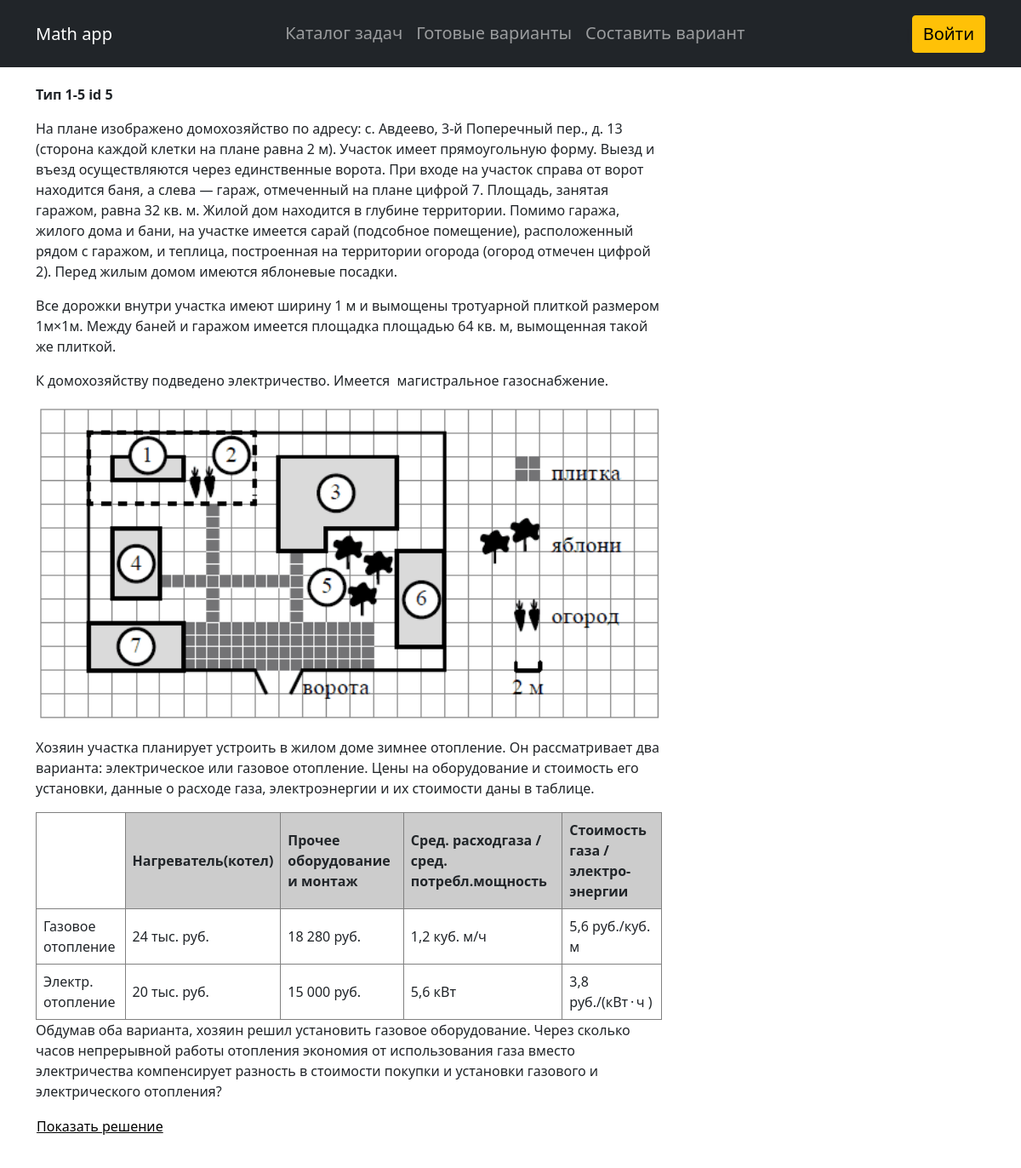
The page /math_app/test/5/ on the database its author committed.
### math_app/models.py (models this page shows, shortened)
class Test(models.Model):
    exercise = models.ForeignKey(Exercise, on_delete=models.CASCADE, verbose_name='Подвид')
    problem_text = RichTextUploadingField(blank=True, null=True)
    time_create = models.DateTimeField(auto_now_add=True)
    time_update = models.DateTimeField(auto_now=True)
    solution = RichTextUploadingField(blank=True, null=True, verbose_name='Решение')
    criteria = RichTextUploadingField(blank=True, null=True, verbose_name='Критерии')
    class Meta:
        ordering = ('exercise__subcategory__category__id',)
    def get_answers(self):
        ans_ls = []
        for ans in self.answer_set.all():
            ans_ls.append(str(ans))
        return ans_ls

class Exercise(models.Model):
    subcategory = models.ForeignKey(Subcategory, related_name='subcategory', on_delete=models.CASCADE,
                                    verbose_name='Вид')
    description = RichTextUploadingField(blank=True, null=True)
    picture = models.ImageField(blank=True, upload_to="pictures/%Y/%m/%d/")
    time_create = models.DateTimeField(auto_now_add=True)
    time_update = models.DateTimeField(auto_now=True)
    source = models.TextField(blank=True, verbose_name='Источник')

class Subcategory(models.Model):
    category = models.ForeignKey(Category, verbose_name='Тип', null=True, on_delete=models.SET_NULL)
    title = models.CharField(max_length=200, verbose_name='Вид', db_index=True)
    slug = models.SlugField(max_length=200, unique=True)
    class Meta:
        ordering = ('category',)

class Category(models.Model):
    id = models.IntegerField(primary_key=True, unique=True)
    number = models.CharField(max_length=200, verbose_name='Номер')
    title = models.CharField(max_length=200, db_index=True, verbose_name='Тип')
    slug = models.SlugField(max_length=200, unique=True)
    class Meta:
        ordering = ('id',)

### math_app/views.py (the view)
# urls.py: path('test/<int:test_id>/', ShowTest.as_view(), name='test'),
class ShowTest(DetailView):
    model = Test
    template_name = 'math_app/test_detail.html'
    context_object_name = 'test'
    pk_url_kwarg = 'test_id'
    def get_context_data(self, *, object_list=None, **kwargs):
        context = super().get_context_data(**kwargs)
        context['title'] = 'Тест id №' + str(context['test'].pk)
        return context

### math_app/models.py (called while the page is built)
    def __str__(self):
        return self.answer

### oge_training/templatetags/custom_tags.py (called while the page is built)
@register.filter
def verbose_name(the_object, the_field):
    return the_object._meta.get_field(the_field).verbose_name

### math_app/templates/math_app/test_detail.html (shortened to what this page needs)
{% extends 'math_app/base.html' %}
{% load custom_tags %}
{% block content %}
<main>
    <div class="container">
        <div class="row">
            <div class="col-12 col-lg-8">
                <p><b>{{ forloop.counter }} {{test.exercise.subcategory|verbose_name:'category'}}
                    {{test.exercise.subcategory.category.number}}
                    id {{ test.pk }}</b></p>
                {% if test.exercise.description %}
                {{test.exercise.description|safe}}
                <img width="100%" src="{{test.exercise.picture.url}}">
                {% endif %}
                <p>{{test.problem_text |safe }}</p>
                <button class="btn btn-link reveal solution">Показать решение</button>
            </div>
        </div>
    </div>
</main>
{% endblock %}

### math_app/static/math_app/css/styles.css (style rules this page uses)
main { position: relative; padding: 20px; }
table, td, th { border: solid 1px grey; padding: 0.5rem; }
p { margin-bottom:0rem; }
.btn-link { color: black; padding: 0rem 0rem 1rem 0rem; display:flex; }
button.btn.btn-link.reveal { box-shadow: none; }

### rows shown on the page
Test: exercise.subcategory|verbose_name "Тип", exercise.subcategory.category.number "1-5", pk "5", exercise.description "На плане изображено домохозяйство по адресу: с. Авдеево, 3-й Поперечный пер., д. 13 (сторона каждой клетки на плане равна 2 м). Участок имеет прямоугольную форму. Выезд и въезд осуществляются через единственные ворота. При входе на участок справа от ворот находится баня, а слева — гараж, отмеченный на плане цифрой 7. Площадь, занятая гаражом, равна 32 кв. м. Жилой дом находится в глубине территории. Помимо гаража, жилого дома и бани, на участке имеется сарай (подсобное помещение), расположенный рядом с гаражом, и теплица, построенная на территории огорода (огород отмечен цифрой 2). Перед жилым домом имеются яблоневые посадки. Все дорожки внутри участка имеют ширину 1 м и вымощены тротуарной…", exercise.picture (picture), problem_text "Хозяин участка планирует устроить в жилом доме зимнее отопление. Он рассматривает два варианта: электрическое или газовое отопление. Цены на оборудование и стоимость его установки, данные о расходе газа, электроэнергии и их стоимости даны в таблице. Нагреватель(котел) Прочее оборудование и монтаж Сред. расходгаза /сред. потребл.мощность Стоимость газа /электро-энергии Газовое отопление 24 тыс. руб. 18 280 руб. 1,2 куб. м/ч 5,6 руб./куб. м Электр. отопление 20 тыс. руб. 15 000 руб. 5,6 кВт 3,8 руб./(кВт · ч ) Обдумав оба варианта, хозяин решил установить газовое оборудование. Через сколько часов непрерывной работы отопления экономия от использования газа вместо электричества компенсирует…"
